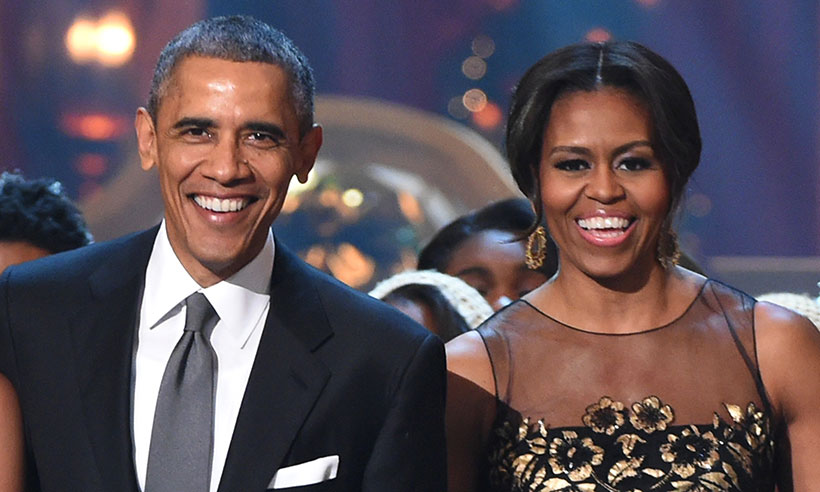
#> input picture images/obamas-t.jpg, 820 x 492 px
$ jupyter execute Face_eye_detector_Haar.ipynb   (shell and % lines are left out)
#> lines starting #> are read from the running program, lines starting #| are printed output that depends on the picture
#> further down, image is the input picture: shape (492, 820, 3); mean B, G, R 87, 80.3, 93.5
[cell 1]
# Import required libraries for this section


import numpy as np
import matplotlib.pyplot as plt
import math
import cv2                     # OpenCV library for computer vision
from PIL import Image
import time

[cell 2]
#General function Haar detection

def HaarDetection(img, feature = 'face', face_scale_factor = 1.25, face_min_neighbours = 6, eyes_scale_factor = 1.05, eyes_min_neighbours = 5, print_count = 'No', pic = 'static'):

    #Convert the image to gray scale image
#> called with feature = 'all', face_scale_factor = 1.25, face_min_neighbours = 5, eyes_scale_factor = 1.05, eyes_min_neighbours = 15, print_count = 'Yes', pic = 'static'
    gray = cv2.cvtColor(img, cv2.COLOR_RGB2GRAY)
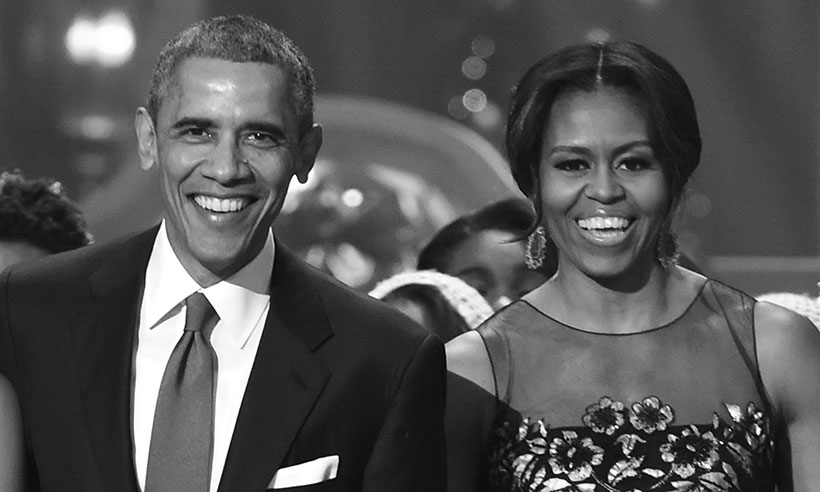
#> gray: shape (492, 820); min 0, max 255, mean 85

    #Copy the image to a new variable
    image_with_detections = np.copy(img)

    #Detect faces and eyes using Haar cascade classifier
    face_cascade = cv2.CascadeClassifier('detector_architectures/haarcascade_frontalface_default.xml')
    faces = face_cascade.detectMultiScale(gray, face_scale_factor, face_min_neighbours)
#> faces = [[145, 70, 164, 164], [528, 103, 150, 150]]
    if len(faces) > 0:
        if feature == 'face' or feature == 'all':
            for (a,b,c,d) in faces:
                cv2.rectangle(image_with_detections, (a,b), (a+c,b+d), (255,0,0), 3)
#> this loop made 2 passes
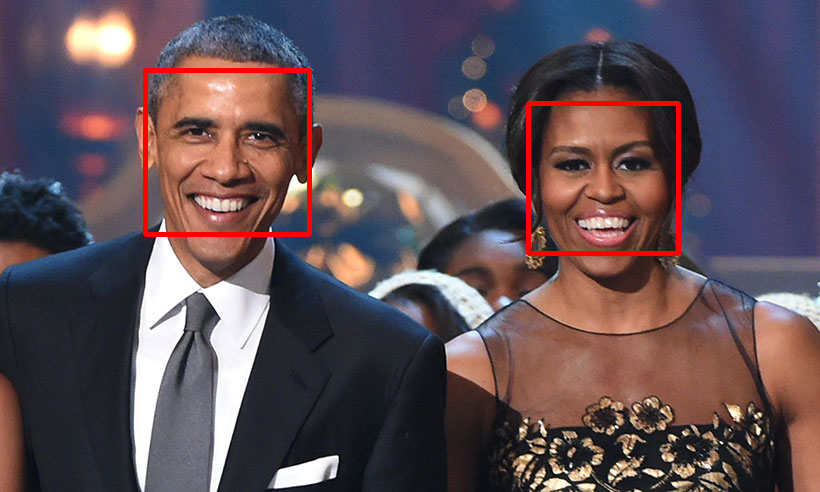
#> image_with_detections: shape (492, 820, 3); mean R, G, B 95.9, 79.1, 85.9

        if feature == 'eyes' or feature == 'all':
            eyes_cascade = cv2.CascadeClassifier('detector_architectures/haarcascade_eye.xml')
            for (x,y,w,h) in faces:
                eyes = eyes_cascade.detectMultiScale(gray[y:y+h,x:x+w], eyes_scale_factor, eyes_min_neighbours)
                for (a,b,c,d) in eyes:
                    cv2.rectangle(image_with_detections[y:y+h,x:x+w], (a,b), (a+c,b+d), (0,255,0), 3)
#> this loop made 2 passes
#> (x, y, w, h, eyes) on passes 1 to 2: (145, 70, 164, 164, [[91, 44, 44, 44], [25, 36, 51, 51]]), (528, 103, 150, 150, [[31, 43, 37, 37], [80, 43, 37, 37]])


    # Print the number of faces detected in the image
        if print_count == 'Yes':
            if feature == 'face':
                print('Number of faces detected:', len(faces))
            elif feature == 'eyes':
                print('Number of eyes detected:', len(eyes))
            elif feature == 'all':
                print('Number of faces detected:', len(faces))
#| Number of faces detected: 2
                print('Number of eyes detected:', len(eyes))
#| Number of eyes detected: 2


# Get the bounding box for each detected face

        if pic == 'static':
            fig = plt.figure(figsize = (6,6))
            ax1 = fig.add_subplot(111)
            ax1.set_xticks([])
            ax1.set_yticks([])
            if feature == 'face':
                ax1.set_title('Image with Face Detection')
            elif feature == 'eyes':
                ax1.set_title('Image with Eye Detection')
            elif feature == 'all':
                ax1.set_title('Image with Face and Eye Detection')
            ax1.imshow(image_with_detections)


    else:
        if print_count == 'Yes':
            print('No faces detected')

    if pic == 'live':
        cv2.imshow("face detection activated", image_with_detections)
        key = cv2.waitKey(20)
        if key > 0: # Exit by pressing any key
            # Destroy windows
            cv2.destroyAllWindows()

            # Make sure window closes on OSx
            for i in range (1,5):
                cv2.waitKey(1)
            return -1

[cell 3]
image = cv2.imread('images/obamas-t.jpg')

# Convert the image to RGB colorspace
image = cv2.cvtColor(image, cv2.COLOR_BGR2RGB)

image = HaarDetection(image, 'all',face_scale_factor = 1.25, face_min_neighbours = 5, eyes_min_neighbours = 15, print_count = 'Yes')
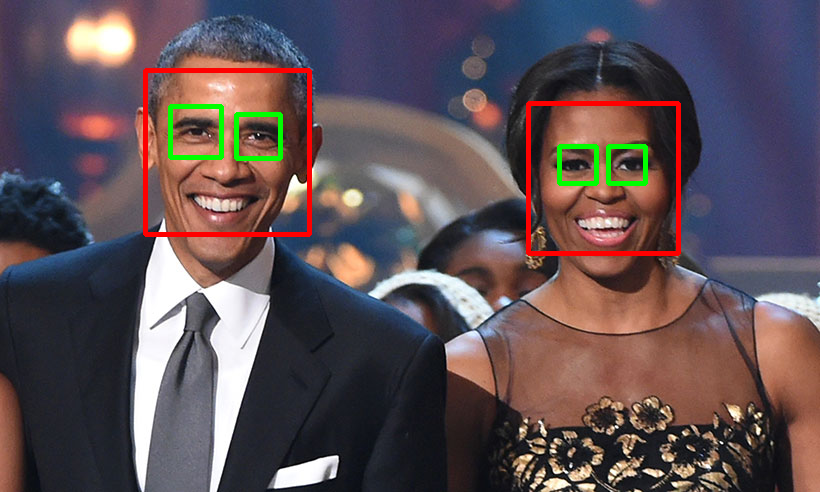
#> shown: shape (492, 820, 3); mean R, G, B 94.6, 80.4, 85.2
